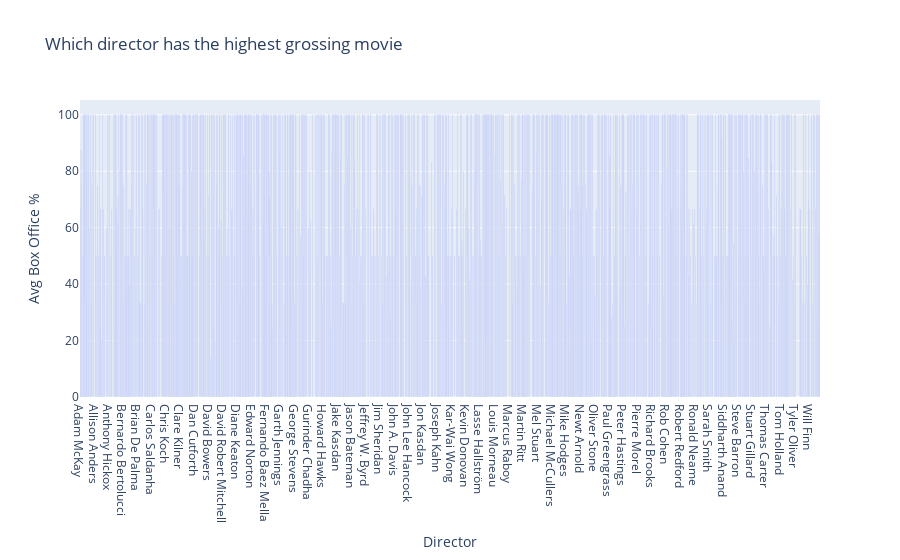

Notebook cell for this chart:
### Markdown cell above
Which Directors Have the Highest Average Box Office Percentages?

### Code cell
# Calculate the average box office percentage per director
avg_boxoffice = data2.groupby('Director')['Director Box Office %'].mean().reset_index()

figure = py.bar(
    avg_boxoffice,
    x='Director',
    y='Director Box Office %',
    title='Which director has the highest grossing movie',
    labels={'Director Box Office %': 'Avg Box Office %'}
)

figure.show()

### Figure 1 — Plotly figure (JSON) as saved in the notebook; plotly's stock layout.template omitted (floating-point values rounded to 4 significant figures; data arrays with more than 128 entries replaced by an {"elided": "..."} marker saying what was removed)
{"data": [{"alignmentgroup": "True", "hovertemplate": "Director=%{x}<br>Avg Box Office %=%{y}<extra></extra>", "legendgroup": "", "marker": {"color": "#636efa", "pattern": {"shape": ""}}, "name": "", "offsetgroup": "", "orientation": "v", "showlegend": false, "textposition": "auto", "type": "bar", "x": {"elided": "1760 str values"}, "xaxis": "x", "y": {"elided": "1760 float values"}, "yaxis": "y"}], "layout": {"barmode": "relative", "legend": {"tracegroupgap": 0}, "title": {"text": "Which director has the highest grossing movie"}, "xaxis": {"anchor": "y", "domain": [0, 1], "title": {"text": "Director"}}, "yaxis": {"anchor": "x", "domain": [0, 1], "title": {"text": "Avg Box Office %"}}}}
